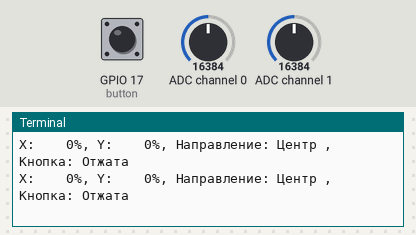
A program run on a simulated Raspberry Pi (BCM pin numbers). Shown: the last lines printed to the terminal. Inputs (shaded band) come from the test bench; at power-on: ADC channel 0 = 16384, ADC channel 1 = 16384, GPIO 17 (button) HIGH (analog values on the 0–32767 scale).

Above: at 2.3 s.
2.4 s: ADC channel 0 set to 22936
At 2.64 s:
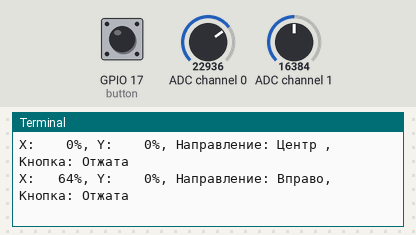
3.9 s: ADC channel 1 set to 22936
At 4.16 s:
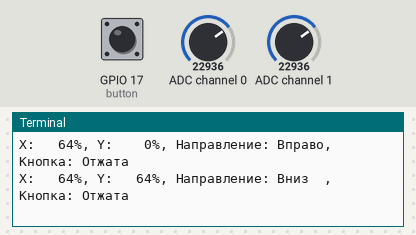
5.4 s: GPIO 17 (button) pulled LOW for 0.25 s
At 5.67 s:
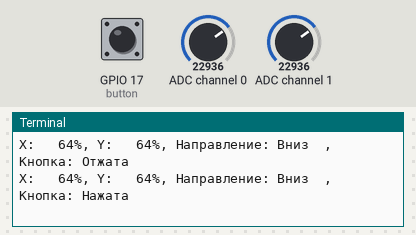
7.1 s: ADC channel 0 set to 28834
At 7.41 s:
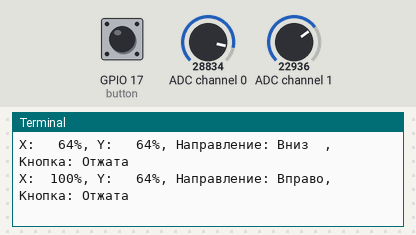
8.7 s: GPIO 17 (button) pulled LOW for 1 s
At 8.92 s:
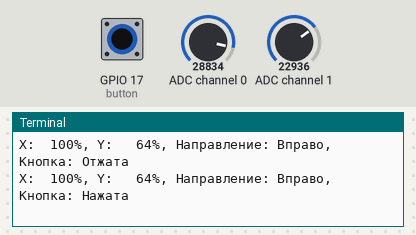
11.2 s: ADC channel 1 set to 28834
At 11.52 s:
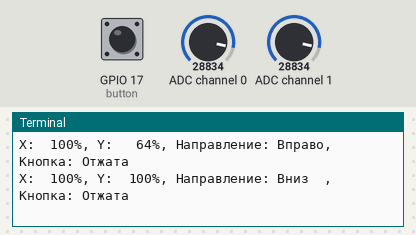

Measured:
- after the input at 2.4 s, the terminal: prints a new line after 0.08 s (image 1)
- after the input at 3.9 s, the terminal: prints a new line after 0.09 s (image 2)
- after the input at 5.4 s, the terminal: prints a new line after 0.11 s (image 3)
- after the input at 7.1 s, the terminal: prints a new line after 0.14 s (image 4)
- after the input at 8.7 s, the terminal: prints a new line after 0.06 s (image 5)
- after the input at 11.2 s, the terminal: prints a new line after 0.16 s (image 6)

The program:

joy.py
```python
import time
import board
import busio
import digitalio
import adafruit_ads1x15.ads1115 as ADS
from adafruit_ads1x15.analog_in import AnalogIn

# Инициализация I2C интерфейса
i2c = busio.I2C(board.SCL, board.SDA)

# Инициализация ADS1115
ads = ADS.ADS1115(i2c)

# Настройка каналов для осей X и Y джойстика
# ADS1115 имеет 4 аналоговых входа (A0-A3)
x_channel = AnalogIn(ads, ADS.P0)  # Ось X подключена к A0
y_channel = AnalogIn(ads, ADS.P1)  # Ось Y подключена к A1

# Кнопка джойстика подключена к GPIO пину
button = digitalio.DigitalInOut(board.D17)  # Кнопка на GPIO17
button.direction = digitalio.Direction.INPUT
button.pull = digitalio.Pull.UP  # Подтяжка к питанию (кнопка замыкает на GND)

# Функция для преобразования данных АЦП в проценты
def map_to_percent(value, in_min, in_max):
    return int((value - in_min) * 100 / (in_max - in_min))

# Основной цикл
try:
    # Сначала считываем несколько значений для определения центральной позиции
    x_values = []
    y_values = []

    print("Калибровка джойстика...")
    print("Пожалуйста, оставьте джойстик в центральном положении")

    for _ in range(10):
        x_values.append(x_channel.value)
        y_values.append(y_channel.value)
        time.sleep(0.1)

    # Вычисляем средние значения для определения "центра"
    x_center = sum(x_values) // len(x_values)
    y_center = sum(y_values) // len(y_values)

    # Определяем предположительные минимумы и максимумы
    # (могут потребовать коррекции в зависимости от вашей модели джойстика)
    x_min = x_center - 10000
    x_max = x_center + 10000
    y_min = y_center - 10000
    y_max = y_center + 10000

    print(f"Калибровка завершена: X центр = {x_center}, Y центр = {y_center}")
    print("Начинаем считывание джойстика. Нажмите Ctrl+C для выхода.")
    print()

    while True:
        # Считываем значения с джойстика
        x_value = x_channel.value
        y_value = y_channel.value
        button_pressed = not button.value  # Инвертируем, так как кнопка подтянута к VCC

        # Преобразуем значения в проценты от -100% до 100%
        x_percent = map_to_percent(x_value, x_min, x_max) - 50
        y_percent = map_to_percent(y_value, y_min, y_max) - 50

        # Ограничиваем значения в пределах -100% до 100%
        x_percent = max(-100, min(100, x_percent * 2))
        y_percent = max(-100, min(100, y_percent * 2))

        # Определяем направление
        direction = "Центр"
        if abs(x_percent) > 10 or abs(y_percent) > 10:  # Учитываем небольшую мертвую зону
            if abs(x_percent) > abs(y_percent):
                direction = "Вправо" if x_percent > 0 else "Влево"
            else:
                direction = "Вверх" if y_percent < 0 else "Вниз"

        # Выводим информацию
        print(f"X: {x_percent:4d}%, Y: {y_percent:4d}%, Направление: {direction:6s}, Кнопка: {'Нажата' if button_pressed else 'Отжата'}")

        time.sleep(0.2)  # Задержка для снижения частоты обновления

except KeyboardInterrupt:
    print("\nПрограмма завершена.")
```
